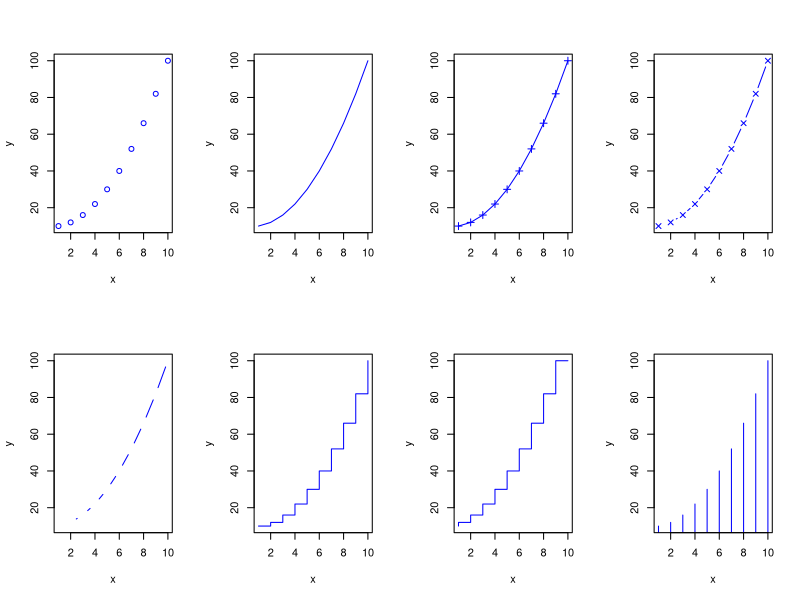

Source code (R):
x <- c(1:10)
y <- x^2-x+10
par(mfrow=c(2,4))
types=c("p","l","o","b","c","s","S","h")
for(i in 1:8){
  plot(x,y,type = types[i], col="blue",pch=i)
}
